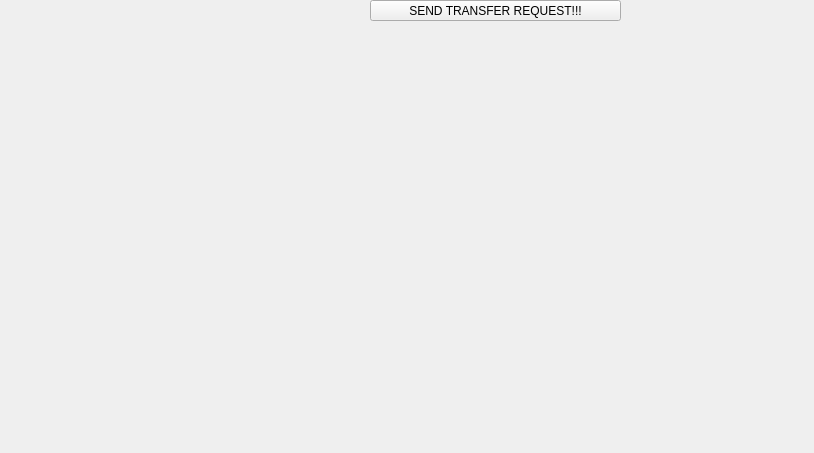
<?xml version="1.0" encoding="UTF-8"?>
<ui version="4.0">
 <class>MainWindow</class>
 <widget class="QMainWindow" name="MainWindow">
  <property name="geometry">
   <rect>
    <x>0</x>
    <y>0</y>
    <width>814</width>
    <height>453</height>
   </rect>
  </property>
  <property name="acceptDrops">
   <bool>true</bool>
  </property>
  <property name="windowTitle">
   <string>MainWindow</string>
  </property>
  <widget class="QWidget" name="centralWidget">
   <widget class="QPushButton" name="pushButton">
    <property name="geometry">
     <rect>
      <x>370</x>
      <y>0</y>
      <width>251</width>
      <height>21</height>
     </rect>
    </property>
    <property name="text">
     <string>SEND TRANSFER REQUEST!!!</string>
    </property>
   </widget>
  </widget>
 </widget>
 <layoutdefault spacing="6" margin="11"/>
 <resources/>
 <connections/>
</ui>
